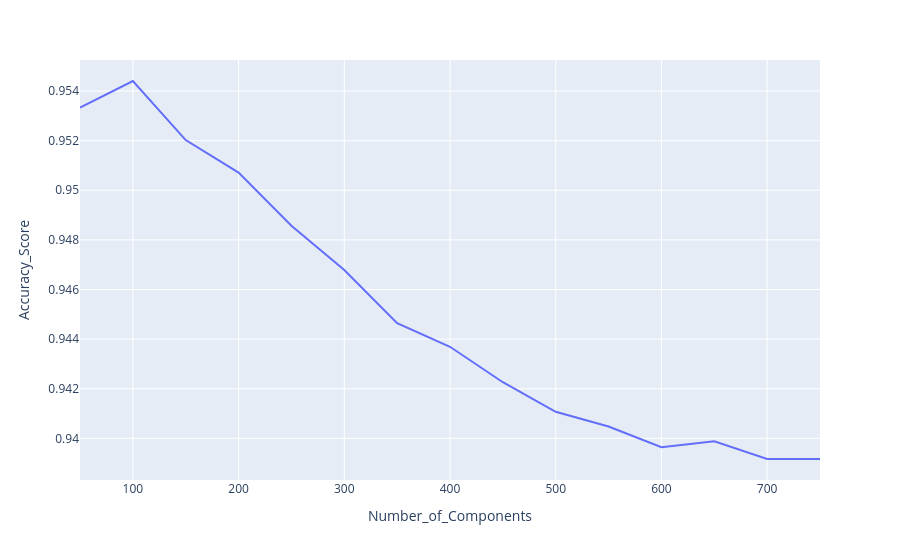

This figure's notebook cell:
### Code cell
px.line(
    data_frame=results_df,
    x = results_df['Number_of_Components'],
    y = results_df['Accuracy_Score']
)

### Figure 1 — Plotly figure (JSON) as saved in the notebook; plotly's stock layout.template omitted (floating-point values rounded to 4 significant figures)
{"data": [{"hovertemplate": "Number_of_Components=%{x}<br>Accuracy_Score=%{y}<extra></extra>", "legendgroup": "", "line": {"color": "#636efa", "dash": "solid"}, "marker": {"symbol": "circle"}, "mode": "lines", "name": "", "orientation": "v", "showlegend": false, "type": "scatter", "x": [50, 100, 150, 200, 250, 300, 350, 400, 450, 500, 550, 600, 650, 700, 750], "xaxis": "x", "y": [0.9533, 0.9544, 0.952, 0.9507, 0.9486, 0.9468, 0.9446, 0.9437, 0.9423, 0.9411, 0.9405, 0.9396, 0.9399, 0.9392, 0.9392], "yaxis": "y"}], "layout": {"legend": {"tracegroupgap": 0}, "margin": {"t": 60}, "xaxis": {"anchor": "y", "domain": [0, 1], "title": {"text": "Number_of_Components"}}, "yaxis": {"anchor": "x", "domain": [0, 1], "title": {"text": "Accuracy_Score"}}}}
